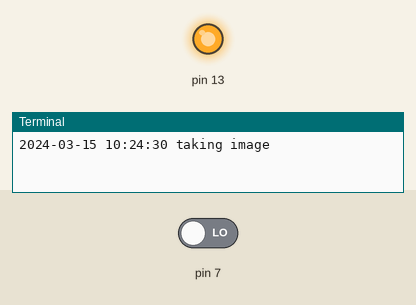
A program run on a simulated Raspberry Pi (header pin numbers). On the bench: output pins drawn as LEDs (lit = HIGH), the last lines printed to the terminal. Inputs (shaded band) come from the test bench; at power-on: pin 7 LOW. Files the program writes start out absent; the camera gives no picture and a still takes 0.5 s; the clock reads 2024-03-15 10:24:30 at power-on unless the program sets it.

Above: at 0.1 s.
At 0.6 s:
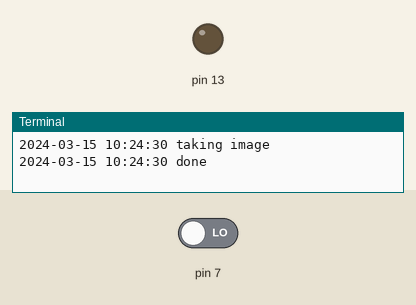
Timing chart, 0 to 2.1 s (numbered marks = the images above):
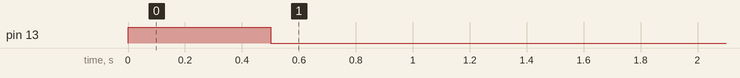

The program:

camera.py
```python
#!/usr/bin/env python

from time import sleep
from time import time
import datetime
from picamera import PiCamera
from datetime import datetime, timedelta
import RPi.GPIO as GPIO

GPIO.setmode(GPIO.BOARD)
GPIO.setup(7, GPIO.IN)
GPIO.setup(13, GPIO.OUT)

#camera = PiCamera(resolution=(2592, 1944)) # For Rasberry Pi Camera v1 - 5Mp
camera = PiCamera(resolution=(3280, 2464)) # For Rasberry Pi Camera v2 - 8Mp
camera.start_preview()

def take_picture():
    GPIO.output(13,True)
    print datetime.fromtimestamp(time()).strftime('%Y-%m-%d %H:%M:%S') + " taking image"
    imgFile = open('/mnt/img-' + datetime.fromtimestamp(time()).strftime('%Y%m%d %H%M%S') + '.jpg', 'wb')
    camera.capture(imgFile)
    imgFile.close()
    print datetime.fromtimestamp(time()).strftime('%Y-%m-%d %H:%M:%S') + " done"
    GPIO.output(13,False)
    return;

# Capture test img on start. If capture fails, LED will stay ON signalling about issue.
take_picture()

while 1:
    if GPIO.input(7):
    	take_picture()

        while GPIO.input(7):
          sleep(0.5)

    sleep(0.5)
```
